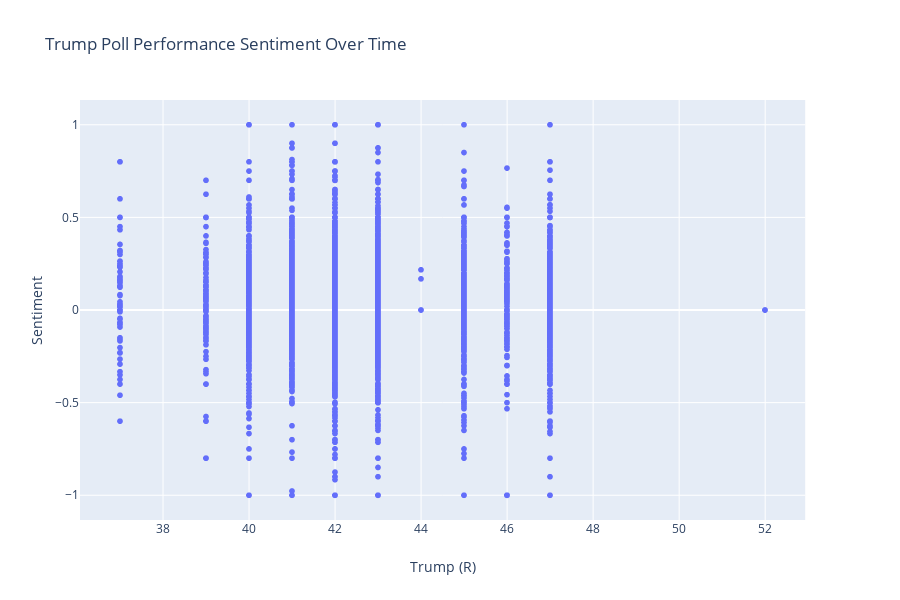

Notebook code for this chart:
### Code cell
import plotly.express as px


fig = px.scatter(poll_df, x="Trump (R)", y="Sentiment", title='Trump Poll Performance Sentiment Over Time')
fig.show()

### Figure 1 — Plotly figure (JSON) as saved in the notebook; plotly's stock layout.template omitted (floating-point values rounded to 4 significant figures; data arrays with more than 128 entries replaced by an {"elided": "..."} marker saying what was removed)
{"data": [{"hoverlabel": {"namelength": 0}, "hovertemplate": "Trump (R)=%{x}<br>Sentiment=%{y}", "legendgroup": "", "marker": {"color": "#636efa", "symbol": "circle"}, "mode": "markers", "name": "", "showlegend": false, "type": "scattergl", "x": {"elided": "8514 int values"}, "xaxis": "x", "y": {"elided": "8514 float values"}, "yaxis": "y"}], "layout": {"height": 600, "legend": {"tracegroupgap": 0}, "title": {"text": "Trump Poll Performance Sentiment Over Time"}, "xaxis": {"anchor": "y", "domain": [0, 0.98], "title": {"text": "Trump (R)"}}, "yaxis": {"anchor": "x", "domain": [0, 1], "title": {"text": "Sentiment"}}}}
